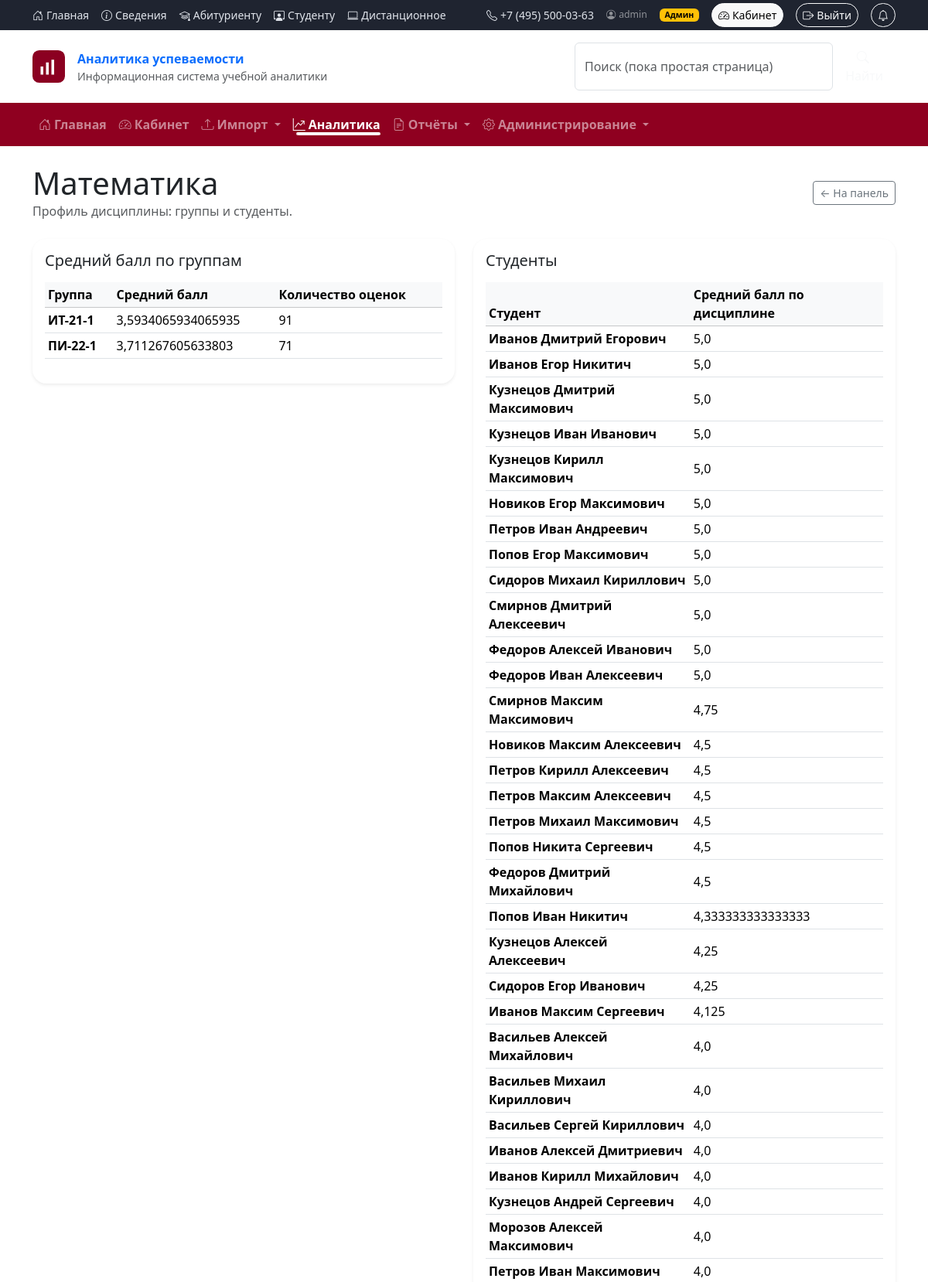
Page /disciplines/1/ (signed in, upper part) on the committed database.
### analytics/models.py (models this page shows, shortened)
class Discipline(models.Model):
    name = models.CharField(max_length=200)
    department = models.CharField(max_length=200, blank=True)

class Group(models.Model):
    name = models.CharField(max_length=50)
    program = models.CharField(max_length=100, blank=True)
    year = models.IntegerField(blank=True, null=True)

class Student(models.Model):
    full_name = models.CharField(max_length=200)
    group = models.ForeignKey(Group, on_delete=models.CASCADE, related_name='students')

### analytics/views.py (the view)
# urls.py: path("disciplines/<int:discipline_id>/", views.discipline_detail, name="discipline_detail"),
@login_required
def discipline_detail(request, discipline_id):
    discipline = get_object_or_404(Discipline, id=discipline_id)
    groups_stats = (
        Group.objects
        .filter(students__results__discipline=discipline)
        .annotate(
            avg_grade=Avg("students__results__grade"),
            results_count=Count("students__results"),
        )
        .order_by("name")
        .distinct()
    )
    students_stats = (
        Student.objects
        .filter(results__discipline=discipline)
        .annotate(avg_grade=Avg("results__grade"))
        .order_by("-avg_grade", "full_name")
    )
    return render(request, "analytics/discipline_detail.html", {
        "discipline": discipline,
        "groups_stats": groups_stats,
        "students_stats": students_stats,
    })

### analytics/context_processors.py (called while the page is built)
def role_flags(request):
    user = getattr(request, "user", None)
    if user and user.is_authenticated:
        return {
            "is_manager": is_manager(user),
            "is_teacher": is_teacher(user),
        }
    return {"is_manager": False, "is_teacher": False}

def role_context(request):
    user = getattr(request, "user", None)
    if not user or not user.is_authenticated:
        return {"is_manager": False, "is_teacher": False}
    is_manager = user.is_staff or user.is_superuser
    is_teacher = user.groups.filter(name="Преподаватели").exists()
    return {"is_manager": is_manager, "is_teacher": is_teacher}

def unread_notifications(request):
    user = getattr(request, "user", None)
    if not user or not user.is_authenticated:
        return {"unread_notifications": 0}
    try:
        return {"unread_notifications": user.notifications.filter(is_read=False).count()}
    except (OperationalError, ProgrammingError):
        return {"unread_notifications": 0}

### analytics/roles.py (called while the page is built)
def is_teacher(user):
    return bool(user and user.is_authenticated and user.groups.filter(name='Преподаватель').exists())

def is_manager(user):
    if not user or not user.is_authenticated:
        return False
    return user.is_superuser or user.groups.filter(
        name__in=['Руководитель', 'Руководитель кафедры', 'Администратор']
    ).exists()

### analytics/templates/analytics/discipline_detail.html (shortened to what this page needs)
{% extends "analytics/base.html" %}
{% block content %}
<div class="row mb-4">
    <div class="col-12 d-flex justify-content-between align-items-center">
        <div>
            <h1 class="page-title mb-0">{{ discipline.name }}</h1>
            <p class="text-muted mb-0">
                Профиль дисциплины: группы и студенты.
            </p>
        </div>
        <a href="{% url 'analytics:dashboard' %}" class="btn btn-outline-secondary btn-sm">
            ← На панель
        </a>
    </div>
</div>
<div class="row g-4">
    <div class="col-md-6">
        <div class="card shadow-sm border-0">
            <div class="card-body">
                <h5 class="card-title mb-3">Средний балл по группам</h5>
                <div class="table-responsive">
                    <table class="table table-sm align-middle table-hover">
                        <thead class="table-light">
                        <tr>
                            <th>Группа</th>
                            <th>Средний балл</th>
                            <th>Количество оценок</th>
                        </tr>
                        </thead>
                        <tbody>
                        {% if groups_stats %}
                            {% for g in groups_stats %}
                                <tr>
                                    <td class="fw-semibold">{{ g.name }}</td>
                                    <td>{{ g.avg_grade|default:"—" }}</td>
                                    <td>{{ g.results_count }}</td>
                                </tr>
                            {% endfor %}
                        {% else %}
                            <tr>
                                <td colspan="3" class="text-center text-muted">
                                    Нет данных по группам.
                                </td>
                            </tr>
                        {% endif %}
                        </tbody>
                    </table>
                </div>
            </div>
        </div>
    </div>
    <div class="col-md-6">
        <div class="card shadow-sm border-0">
            <div class="card-body">
                <h5 class="card-title mb-3">Студенты</h5>
                <div class="table-responsive">
                    <table class="table table-sm align-middle table-hover">
                        <thead class="table-light">
                        <tr>
                            <th>Студент</th>
                            <th>Средний балл по дисциплине</th>
                        </tr>
                        </thead>
                        <tbody>
                        {% if students_stats %}
                            {% for s in students_stats %}
                                <tr>
                                    <td class="fw-semibold">{{ s.full_name }}</td>
                                    <td>{{ s.avg_grade|default:"—" }}</td>
                                </tr>
                            {% endfor %}
                        {% else %}
                            <tr>
                                <td colspan="2" class="text-center text-muted">
                                    Нет данных по студентам.
                                </td>
                            </tr>
                        {% endif %}
                        </tbody>
                    </table>
                </div>
            </div>
        </div>
    </div>
</div>
{% endblock %}

### analytics/templates/analytics/base.html (shortened to what this page needs)
{% load static %}
<!doctype html>
<html lang="ru">
<head>
  <link href="https://cdn.jsdelivr.net/npm/bootstrap@5.3.3/dist/css/bootstrap.min.css" rel="stylesheet">
  <link rel="stylesheet" href="https://cdn.jsdelivr.net/npm/bootstrap-icons@1.11.3/font/bootstrap-icons.min.css">
  <link rel="stylesheet" href="{% static 'site/css/vitte.css' %}">
</head>
<body class="site">
  <div class="topbar py-1">
    <div class="container d-flex flex-wrap gap-3 align-items-center justify-content-between">
      <div class="d-flex flex-wrap gap-3 small">
        <a href="{% url 'analytics:home' %}" class="topbar-link">
          <i class="bi bi-house-door me-1"></i>Главная
        </a>
        <a href="{% url 'analytics:info' 'about' %}" class="topbar-link">
          <i class="bi bi-info-circle me-1"></i>Сведения
        </a>
        <a href="{% url 'analytics:info' 'applicant' %}" class="topbar-link">
          <i class="bi bi-mortarboard me-1"></i>Абитуриенту
        </a>
        <a href="{% url 'analytics:info' 'student' %}" class="topbar-link">
          <i class="bi bi-person-workspace me-1"></i>Студенту
        </a>
        <a href="{% url 'analytics:info' 'distance' %}" class="topbar-link">
          <i class="bi bi-laptop me-1"></i>Дистанционное
        </a>
      </div>
      <div class="d-flex gap-3 align-items-center small">
        <a class="topbar-link" href="tel:+74955000363">
          <i class="bi bi-telephone me-1"></i>+7 (495) 500-03-63
        </a>
        {% if user.is_authenticated %}
          <span class="text-white-50 small d-none d-md-inline">
            <i class="bi bi-person-circle me-1"></i>{{ user.username }}
          </span>
          {% if is_manager %}
            <span class="badge text-bg-warning">Админ</span>
          {% elif is_teacher %}
            <span class="badge text-bg-info">Преподаватель</span>
          {% else %}
            <span class="badge text-bg-secondary">Студент</span>
          {% endif %}
          <a class="btn btn-sm btn-light vitte-btn" href="{% url 'analytics:cabinet' %}">
            <i class="bi bi-speedometer2 me-1"></i>Кабинет
          </a>
          <form method="post" action="{% url 'logout' %}" class="d-inline">
  <button type="submit" class="btn btn-sm btn-outline-light vitte-btn">
    <i class="bi bi-box-arrow-right me-1"></i>Выйти
  </button>
</form>
{% if user.is_authenticated %}
  <a class="btn btn-sm btn-outline-light vitte-btn position-relative"
     href="{% url 'analytics:notifications' %}">
    <i class="bi bi-bell"></i>
  </a>
{% endif %}
        {% endif %}
      </div>
    </div>
  </div>
  <header class="header">
    <div class="container py-3 d-flex align-items-center justify-content-between gap-3">
      <a class="brand d-flex align-items-center gap-2 text-decoration-none" href="{% url 'analytics:home' %}">
          <div class="d-flex align-items-center">
  <img src="{% static 'analytics/img/logo.svg' %}"
       alt="Логотип"
       height="42"
       class="me-3">
  <div>
    <div class="fw-bold">Аналитика успеваемости</div>
    <div class="text-muted small">
      Информационная система учебной аналитики
    </div>
  </div>
</div>
      </a>
      <form class="d-none d-lg-flex search" role="search" method="get" action="{% url 'analytics:info' 'search' %}">
        <input class="form-control" type="search" name="q" placeholder="Поиск (пока простая страница)">
        <button class="btn btn-outline-light" type="submit">
          <i class="bi bi-search me-1"></i>Найти
        </button>
      </form>
    </div>
    <nav class="navbar navbar-expand-lg navbar-dark vitte-nav">
      <div class="container">
        <div id="mainNav" class="collapse navbar-collapse">
          <ul class="navbar-nav me-auto mb-2 mb-lg-0">
            {% with name=request.resolver_match.url_name %}
              <li class="nav-item">
                <a class="nav-link {% if name == 'home' %}active{% endif %}" href="{% url 'analytics:home' %}">
                  <i class="bi bi-house-door me-1"></i>Главная
                </a>
              </li>
              {% if user.is_authenticated %}
                <li class="nav-item">
                  <a class="nav-link {% if name == 'dashboard' %}active{% endif %}"href="{% url 'analytics:cabinet' %}">
                    <i class="bi bi-speedometer2 me-1"></i>Кабинет
                  </a>
                </li>
                {% if is_manager %}
                  <li class="nav-item dropdown">
                    <a class="nav-link dropdown-toggle {% if name == 'upload_results' %}active{% endif %}"
                       href="#" role="button" data-bs-toggle="dropdown">
                      <i class="bi bi-upload me-1"></i>Импорт
                    </a>
                  </li>
                {% endif %}
                <li class="nav-item dropdown">
                  <a class="nav-link dropdown-toggle {% if name == 'group_detail' or name == 'discipline_detail' %}active{% endif %}"
                     href="#" role="button" data-bs-toggle="dropdown">
                    <i class="bi bi-graph-up-arrow me-1"></i>Аналитика
                  </a>
                </li>
                <li class="nav-item dropdown">
                  <a class="nav-link dropdown-toggle {% if name == 'export_results' or name == 'export_pdf' %}active{% endif %}"
                     href="#" role="button" data-bs-toggle="dropdown">
                    <i class="bi bi-file-earmark-text me-1"></i>Отчёты
                  </a>
                </li>
                {% if is_manager %}
                  <li class="nav-item dropdown">
                    <a class="nav-link dropdown-toggle {% if name == 'audit_log' or name == 'teacher_links' %}active{% endif %}"
                       href="#" role="button" data-bs-toggle="dropdown">
                      <i class="bi bi-gear me-1"></i>Администрирование
                    </a>
                  </li>
                {% endif %}
              {% endif %}
            {% endwith %}
          </ul>
        </div>
      </div>
    </nav>
  </header>
  <main class="container my-4">
    {% block content %}{% endblock %}
  </main>
</body>
</html>

### static/site/css/vitte.css (style rules this page uses)
:root { --vitte-red:#8f0020; --vitte-dark:#1f2430; --vitte-light:#f5f6f8; --vitte-text:#1a1d24; }
.topbar { background: var(--vitte-dark); color:#fff; }
.topbar-link { color:#dfe3ea; text-decoration:none; }
.search .form-control { min-width:320px; }
.search .btn { border-color: rgba(255,255,255,.35); }
.vitte-nav { background: var(--vitte-red); }
.vitte-nav .nav-link { font-weight:600; }
.vitte-btn { border-radius:999px; }
a, .btn, .nav-link, .card, .vitte-card { transition: transform .12s ease, box-shadow .12s ease, background-color .12s ease, color .12s ease, border-color .12s ease, opacity .12s ease; }
.vitte-nav .nav-link { position: relative; opacity: .95; }
.vitte-nav .nav-link.active { opacity: 1; }
.vitte-nav .nav-link.active::after { content: ""; position: absolute; left: .5rem; right: .5rem; bottom: .35rem; height: 2px; background: rgba(255,255,255,.85); border-radius: 999px; }
.btn-vitte, .btn-outline-vitte, .vitte-btn { border-radius: 999px; }
.vitte-card, .card { border-radius: 18px; }

### analytics/templates/analytics/base.html (style rules this page uses)
.navbar .nav-link.active { font-weight: 600; text-decoration: underline; text-underline-offset: .35em; }

### rows in the picture
Discipline: name "Математика"
Group: name "ИТ-21-1", avg_grade "3,5934065934065935", results_count "91"
Group: name "ПИ-22-1", avg_grade "3,711267605633803", results_count "71"
Student: full_name "Иванов Дмитрий Егорович", avg_grade "5,0"
Student: full_name "Иванов Егор Никитич", avg_grade "5,0"
Student: full_name "Кузнецов Дмитрий Максимович", avg_grade "5,0"
Student: full_name "Кузнецов Иван Иванович", avg_grade "5,0"
Student: full_name "Кузнецов Кирилл Максимович", avg_grade "5,0"
Student: full_name "Новиков Егор Максимович", avg_grade "5,0"
Student: full_name "Петров Иван Андреевич", avg_grade "5,0"
Student: full_name "Попов Егор Максимович", avg_grade "5,0"
Student: full_name "Сидоров Михаил Кириллович", avg_grade "5,0"
Student: full_name "Смирнов Дмитрий Алексеевич", avg_grade "5,0"
Student: full_name "Федоров Алексей Иванович", avg_grade "5,0"
Student: full_name "Федоров Иван Алексеевич", avg_grade "5,0"
Student: full_name "Смирнов Максим Максимович", avg_grade "4,75"
Student: full_name "Новиков Максим Алексеевич", avg_grade "4,5"
Student: full_name "Петров Кирилл Алексеевич", avg_grade "4,5"
Student: full_name "Петров Максим Алексеевич", avg_grade "4,5"
Student: full_name "Петров Михаил Максимович", avg_grade "4,5"
Student: full_name "Попов Никита Сергеевич", avg_grade "4,5"
Student: full_name "Федоров Дмитрий Михайлович", avg_grade "4,5"
Student: full_name "Попов Иван Никитич", avg_grade "4,333333333333333"
Student: full_name "Кузнецов Алексей Алексеевич", avg_grade "4,25"
Student: full_name "Сидоров Егор Иванович", avg_grade "4,25"
Student: full_name "Иванов Максим Сергеевич", avg_grade "4,125"
Student: full_name "Васильев Алексей Михайлович", avg_grade "4,0"
Student: full_name "Васильев Михаил Кириллович", avg_grade "4,0"
Student: full_name "Васильев Сергей Кириллович", avg_grade "4,0"
Student: full_name "Иванов Алексей Дмитриевич", avg_grade "4,0"
Student: full_name "Иванов Кирилл Михайлович", avg_grade "4,0"
Student: full_name "Кузнецов Андрей Сергеевич", avg_grade "4,0"
Student: full_name "Морозов Алексей Максимович", avg_grade "4,0"
Student: full_name "Петров Иван Максимович", avg_grade "4,0"

### other values in the picture
{{ user.username }} "admin"
